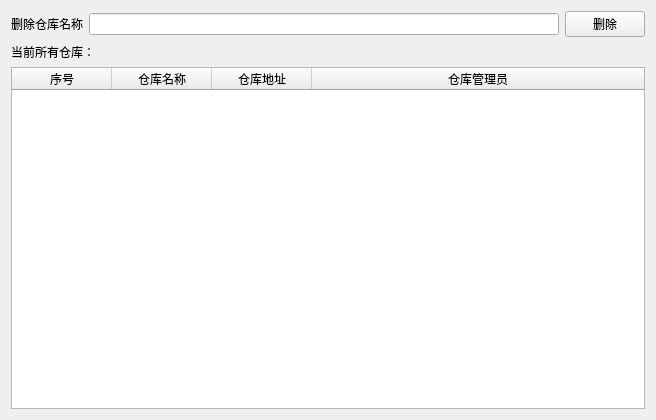
<?xml version="1.0" encoding="UTF-8"?>
<ui version="4.0">
 <class>Form</class>
 <widget class="QWidget" name="Form">
  <property name="geometry">
   <rect>
    <x>0</x>
    <y>0</y>
    <width>656</width>
    <height>420</height>
   </rect>
  </property>
  <property name="windowTitle">
   <string>Form</string>
  </property>
  <layout class="QVBoxLayout" name="verticalLayout">
   <item>
    <layout class="QHBoxLayout" name="horizontalLayout">
     <item>
      <widget class="QLabel" name="label">
       <property name="text">
        <string>删除仓库名称</string>
       </property>
      </widget>
     </item>
     <item>
      <widget class="QLineEdit" name="warehouse_name_lineEdit"/>
     </item>
     <item>
      <widget class="QPushButton" name="delete_Button">
       <property name="maximumSize">
        <size>
         <width>100</width>
         <height>16777215</height>
        </size>
       </property>
       <property name="text">
        <string>删除</string>
       </property>
      </widget>
     </item>
    </layout>
   </item>
   <item>
    <widget class="QLabel" name="label_5">
     <property name="text">
      <string>当前所有仓库：</string>
     </property>
    </widget>
   </item>
   <item>
    <widget class="QTableWidget" name="tableWidget">
     <property name="selectionMode">
      <enum>QAbstractItemView::SingleSelection</enum>
     </property>
     <property name="selectionBehavior">
      <enum>QAbstractItemView::SelectRows</enum>
     </property>
     <attribute name="horizontalHeaderStretchLastSection">
      <bool>true</bool>
     </attribute>
     <attribute name="verticalHeaderVisible">
      <bool>false</bool>
     </attribute>
     <column>
      <property name="text">
       <string>序号</string>
      </property>
     </column>
     <column>
      <property name="text">
       <string>仓库名称</string>
      </property>
     </column>
     <column>
      <property name="text">
       <string>仓库地址</string>
      </property>
     </column>
     <column>
      <property name="text">
       <string>仓库管理员</string>
      </property>
     </column>
    </widget>
   </item>
  </layout>
 </widget>
 <resources/>
 <connections/>
</ui>
